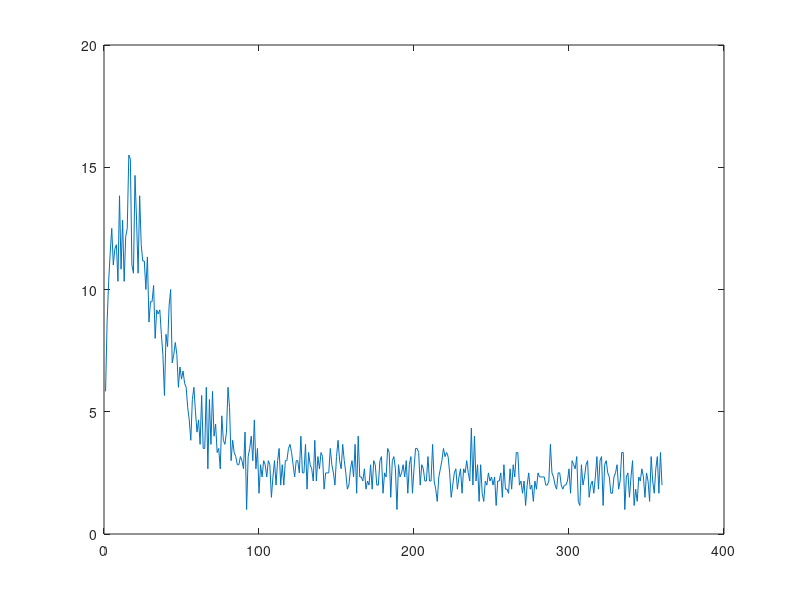

The MATLAB source for this figure:
counts=[35,52,62,69,75,66,70,71,62,83,65,77,62,73,75,93,92,66,64,88,77,64,83,71,67,67,60,68,52,57,57,61,48,55, ...
        54,55,49,44,34,49,46,56,60,42,44,47,44,36,41,38,40,37,36,31,28,23,33,36,30,25,28,22,34,21,21,36,16,33, ...
       22,35,24,27,20,21,16,29,23,22,25,36,31,18,23,20,19,17,17,19,18,16,25,6,19,21,24,18,28,16,21,10,17,14,18, ...
       17,14,18,17,9,14,18,12,18,21,12,17,12,18,18,21,22,20,17,14,18,18,15,24,15,15,22,11,20,17,16,13,23,13,19, ...
       16,20,19,11,15,15,15,21,17,15,12,19,23,18,16,22,18,15,11,12,16,18,14,22,10,24,14,14,13,16,11,13,12,17,11, ...
       18,17,12,12,18,19,10,15,14,21,20,9,18,19,16,6,17,14,15,17,14,18,10,17,19,10,16,21,21,20,12,17,16,13,13,19, ...
       13,13,22,13,11,8,14,16,18,21,19,20,19,15,9,12,15,16,11,14,16,10,16,15,18,15,13,26,12,24,13,17,8,17,10,8,13, ...
       12,15,13,14,12,14,7,13,13,15,9,17,11,11,10,16,11,17,14,20,20,12,13,10,13,7,12,15,11,12,8,13,11,15,14,14, ...
       14,14,12,12,13,22,15,14,12,11,15,15,12,11,12,12,13,16,10,18,17,16,19,8,7,17,12,14,17,18,9,12,13,10,14,19, ...
       11,18,19,7,17,18,15,14,10,10,14,15,17,11,13,20,20,6,14,15,9,14,18,7,11,8,14,13,16,14,9,15,13,8,19,13,10, ...
       16,19,10,20,12]
   x=[1:360]
   counts_per_sec=counts/6
   ln_counts=log(counts/6)
   plot(x,counts_per_sec)